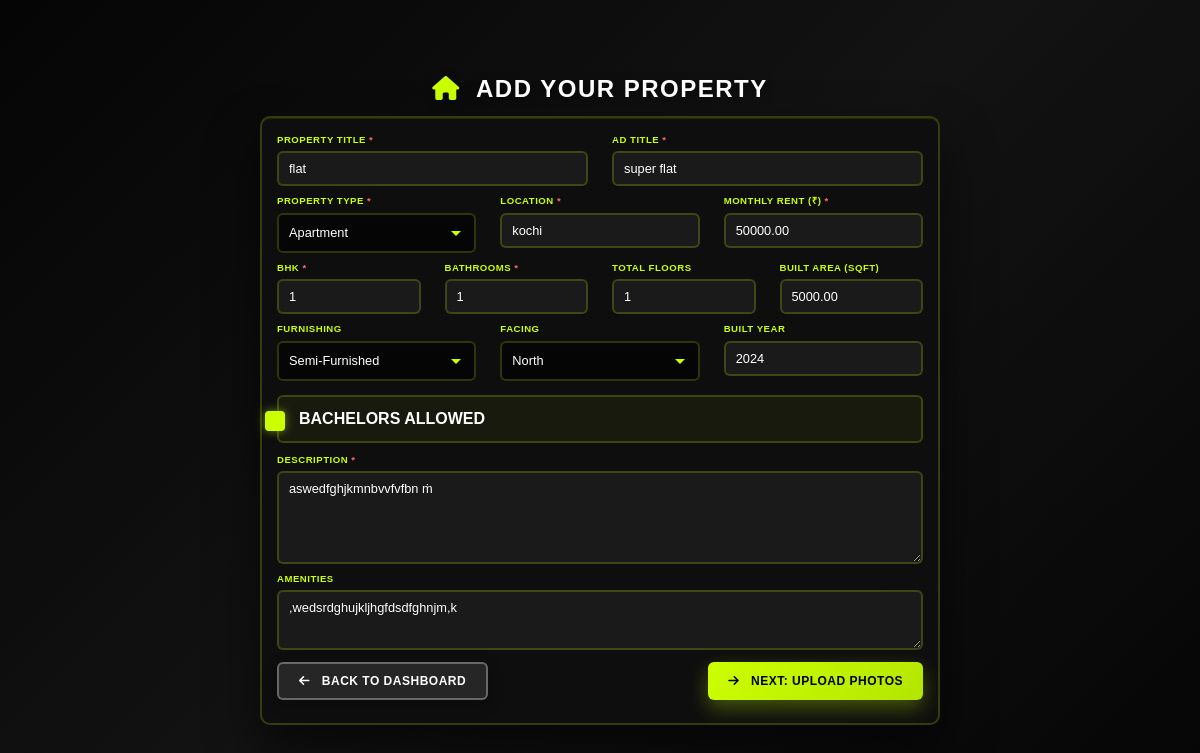
Page /edit-property/4/ (signed in) on the earlier database version.
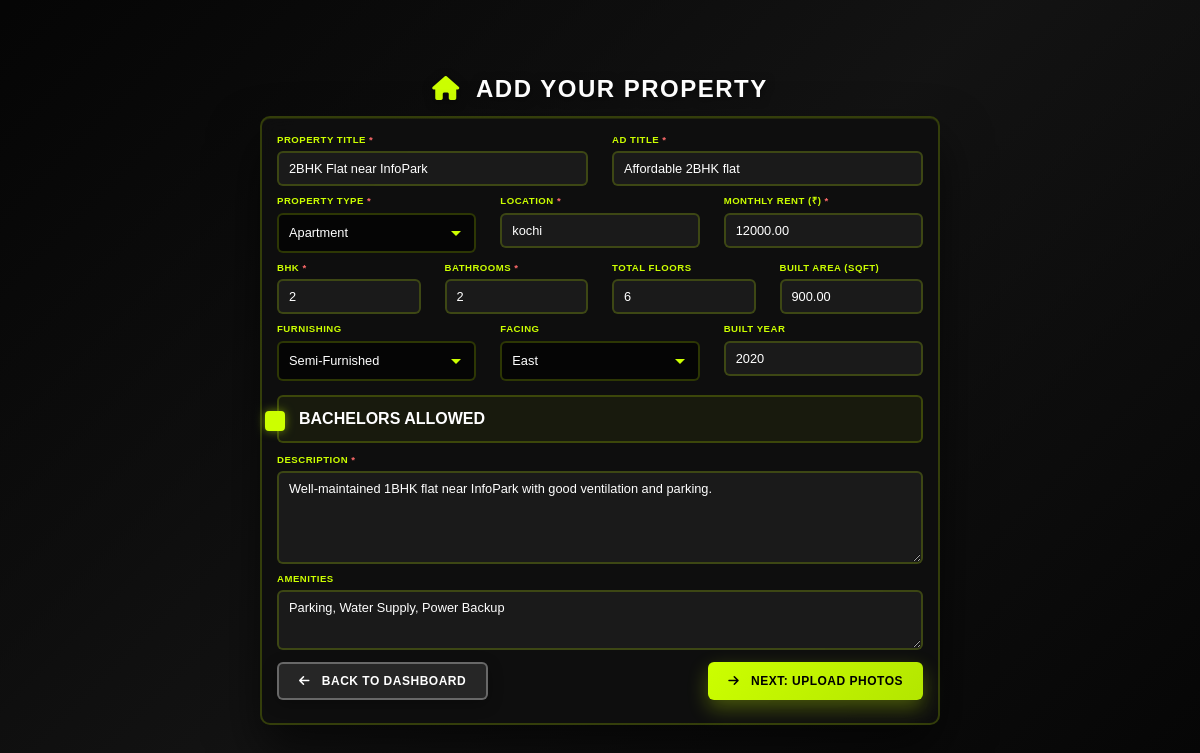
Same page on the later database version.
### core/models.py (models this page shows, shortened)
class Property(models.Model):
    class Status(models.TextChoices):
        PENDING_APPROVAL = "PENDING", "Pending Approval"
        AVAILABLE = "AVAILABLE", "Available"
        RENTED = "RENTED", "Rented"
        MAINTENANCE = "MAINTENANCE", "Maintenance"
        REJECTED = "REJECTED", "Rejected"
    class PropertyType(models.TextChoices):
        APARTMENT = "Apartment", "Apartment"
        VILLA = "Villa", "Villa"
        INDEPENDENT_HOUSE = "Independent House", "Independent House"
        FLAT = "Flat", "Flat"
        DUPLEX = "Duplex", "Duplex"
        PENTHOUSE = "Penthouse", "Penthouse"
        STUDIO = "Studio", "Studio"
        OTHER = "Other", "Other"
    class Furnishing(models.TextChoices):
        UNFURNISHED = "UNFURNISHED", "Unfurnished"
        SEMI_FURNISHED = "SEMI_FURNISHED", "Semi-Furnished"
        FULLY_FURNISHED = "FULLY_FURNISHED", "Fully Furnished"
    class Facing(models.TextChoices):
        NORTH = "NORTH", "North"
        SOUTH = "SOUTH", "South"
        EAST = "EAST", "East"
        WEST = "WEST", "West"
        NORTHEAST = "NORTHEAST", "North-East"
        NORTHWEST = "NORTHWEST", "North-West"
        SOUTHEAST = "SOUTHEAST", "South-East"
        SOUTHWEST = "SOUTHWEST", "South-West"
    owner = models.ForeignKey(User, on_delete=models.CASCADE, related_name='properties')
    title = models.CharField(max_length=255)
    ad_title = models.CharField(max_length=255, blank=True, null=True, help_text="Short ad title")
    description = models.TextField()
    price = models.DecimalField(max_digits=10, decimal_places=2)
    location = models.CharField(max_length=255)
    latitude = models.DecimalField(max_digits=9, decimal_places=6, blank=True, null=True, help_text="Latitude coordinate (optional)")
    longitude = models.DecimalField(max_digits=9, decimal_places=6, blank=True, null=True, help_text="Longitude coordinate (optional)")
    property_type = models.CharField(max_length=100, choices=PropertyType.choices, default=PropertyType.APARTMENT)
    bhk = models.IntegerField(default=1, help_text="Number of BHKs (Bedrooms)")
    bathrooms = models.IntegerField(default=1, help_text="Number of bathrooms")
    furnishing = models.CharField(max_length=50, choices=Furnishing.choices, default=Furnishing.SEMI_FURNISHED)
    super_built_area = models.DecimalField(max_digits=10, decimal_places=2, default=0, help_text="Super built area in sqft")
    bachelors_allowed = models.BooleanField(default=True, help_text="Are bachelors allowed?")
    total_floors = models.IntegerField(default=1, help_text="Total floors in the building")
    facing = models.CharField(max_length=50, choices=Facing.choices, default=Facing.NORTH)
    built_year = models.IntegerField(blank=True, null=True, help_text="Year the property was built")
    amenities = models.TextField(help_text="Comma-separated list of amenities", blank=True)
    status = models.CharField(max_length=50, choices=Status.choices, default=Status.PENDING_APPROVAL)
    rejection_reason = models.TextField(blank=True, null=True, help_text="Reason for rejection by admin")
    is_paid = models.BooleanField(default=False)
    plan_type = models.CharField(max_length=20, choices=[
        ('basic', 'Basic Plan'),
        ('standard', 'Standard Plan'),
        ('premium', 'Premium Plan')
    ], default='basic', help_text="Selected plan type")
    plan_expiry_date = models.DateTimeField(blank=True, null=True, help_text="Date when the plan expires")
    views_count = models.IntegerField(default=0, help_text="Number of times this property has been viewed")
    created_at = models.DateTimeField(auto_now_add=True)
    updated_at = models.DateTimeField(auto_now=True)
    class Meta:
        verbose_name_plural = "Properties"

### core/views.py (the view)
# urls.py: path('edit-property/<int:id>/', views.edit_property_view, name='edit_property'),
@login_required
def edit_property_view(request, id):
    property_obj = get_object_or_404(Property, id=id, owner=request.user)
    is_relisting = request.session.get('relist_property_id') == property_obj.id
    if request.method == 'POST':
        form = PropertyForm(request.POST, request.FILES, instance=property_obj)
        if form.is_valid():
            form.save()
            if is_relisting:
                messages.success(request, "Property details updated. Continue to photos.")
            else:
                messages.success(request, "Property details updated. Continue to photos.")
            return redirect('add_photos', id=property_obj.id)
    else:
        form = PropertyForm(instance=property_obj)
        if is_relisting:
            messages.info(request, "Re-listing: Review and update your property details if needed.")
    context = {
        'form': form,
        'is_relisting': is_relisting,
        'property': property_obj
    }
    return render(request, 'core/add_property.html', context)

### core/templates/core/add_property.html (shortened to what the changed rows need)
{% load static %}
<!DOCTYPE html>
<html lang="en">
<head>
    <link href="https://cdn.jsdelivr.net/npm/bootstrap@5.3.0/dist/css/bootstrap.min.css" rel="stylesheet">
    <link href="https://cdnjs.cloudflare.com/ajax/libs/font-awesome/6.4.0/css/all.min.css" rel="stylesheet">
    <link rel="stylesheet" href="{% static 'core/css/add_property.css' %}?v=3">
</head>
<body>
    <div class="container container-main">
        <div class="row">
            <div class="col-md-12">
                <h2 class="form-title">
                    <i class="fas fa-home me-2"></i> Add Your Property
                </h2>
            </div>
        </div>
        <form method="POST" enctype="multipart/form-data" novalidate>
            <div class="row mb-2">
                <div class="col-md-6">
                    <label for="{{ form.title.id_for_label }}" class="form-label">
                        Property Title <span style="color: #ff6b6b;">*</span>
                    </label>
                    {{ form.title }}
                </div>
                <div class="col-md-6">
                    <label for="{{ form.ad_title.id_for_label }}" class="form-label">
                        Ad Title <span style="color: #ff6b6b;">*</span>
                    </label>
                    {{ form.ad_title }}
                </div>
            </div>
            <div class="row mb-2">
                <div class="col-md-4">
                    <label for="{{ form.property_type.id_for_label }}" class="form-label">
                        Property Type <span style="color: #ff6b6b;">*</span>
                    </label>
                    {{ form.property_type }}
                </div>
                <div class="col-md-4">
                    <label for="{{ form.location.id_for_label }}" class="form-label">
                        Location <span style="color: #ff6b6b;">*</span>
                    </label>
                    {{ form.location }}
                </div>
                <div class="col-md-4">
                    <label for="{{ form.price.id_for_label }}" class="form-label">
                        Monthly Rent (₹) <span style="color: #ff6b6b;">*</span>
                    </label>
                    {{ form.price }}
                </div>
            </div>
            <div class="row mb-2">
                <div class="col-md-3">
                    <label for="{{ form.bhk.id_for_label }}" class="form-label">
                        BHK <span style="color: #ff6b6b;">*</span>
                    </label>
                    {{ form.bhk }}
                </div>
                <div class="col-md-3">
                    <label for="{{ form.bathrooms.id_for_label }}" class="form-label">
                        Bathrooms <span style="color: #ff6b6b;">*</span>
                    </label>
                    {{ form.bathrooms }}
                </div>
                <div class="col-md-3">
                    <label for="{{ form.total_floors.id_for_label }}" class="form-label">
                        Total Floors
                    </label>
                    {{ form.total_floors }}
                </div>
                <div class="col-md-3">
                    <label for="{{ form.super_built_area.id_for_label }}" class="form-label">
                        Built Area (sqft)
                    </label>
                    {{ form.super_built_area }}
                </div>
            </div>
            <div class="row mb-2">
                <div class="col-md-4">
                    <label for="{{ form.furnishing.id_for_label }}" class="form-label">
                        Furnishing
                    </label>
                    {{ form.furnishing }}
                </div>
                <div class="col-md-4">
                    <label for="{{ form.facing.id_for_label }}" class="form-label">
                        Facing
                    </label>
                    {{ form.facing }}
                </div>
                <div class="col-md-4">
                    <label for="{{ form.built_year.id_for_label }}" class="form-label">
                        Built Year
                    </label>
                    {{ form.built_year }}
                </div>
            </div>
            <div class="row mb-2">
                <div class="col-md-12">
                    <div class="form-check">
                        {{ form.bachelors_allowed }}
                        <label class="form-check-label" for="{{ form.bachelors_allowed.id_for_label }}">
                            Bachelors Allowed
                        </label>
                    </div>
                </div>
            </div>
            <div class="row mb-2">
                <div class="col-md-12">
                    <label for="{{ form.description.id_for_label }}" class="form-label">
                        Description <span style="color: #ff6b6b;">*</span>
                    </label>
                    {{ form.description }}
                </div>
            </div>
            <div class="row mb-3">
                <div class="col-md-12">
                    <label for="{{ form.amenities.id_for_label }}" class="form-label">
                        Amenities
                    </label>
                    {{ form.amenities }}
                </div>
            </div>
        </form>
    </div>
</body>
</html>

Differences in the rows shown:
changed Property "Apartment": title "flat" → "2BHK Flat near InfoPark"; ad_title "super flat" → "Affordable 2BHK flat"; price "50000.00" → "12000.00"; bhk "1" → "2"; bathrooms "1" → "2"; total_floors "1" → "6"; super_built_area "5000.00" → "900.00"; facing "North" → "East"; built_year "2024" → "2020"; description "aswedfghjkmnbvvfvfbn ṁ" → "Well-maintained 1BHK flat near InfoPark with good ventilation and parking."; amenities ",wedsrdghujkljhgfdsdfghnjm,k" → "Parking, Water Supply, Power Backup"
